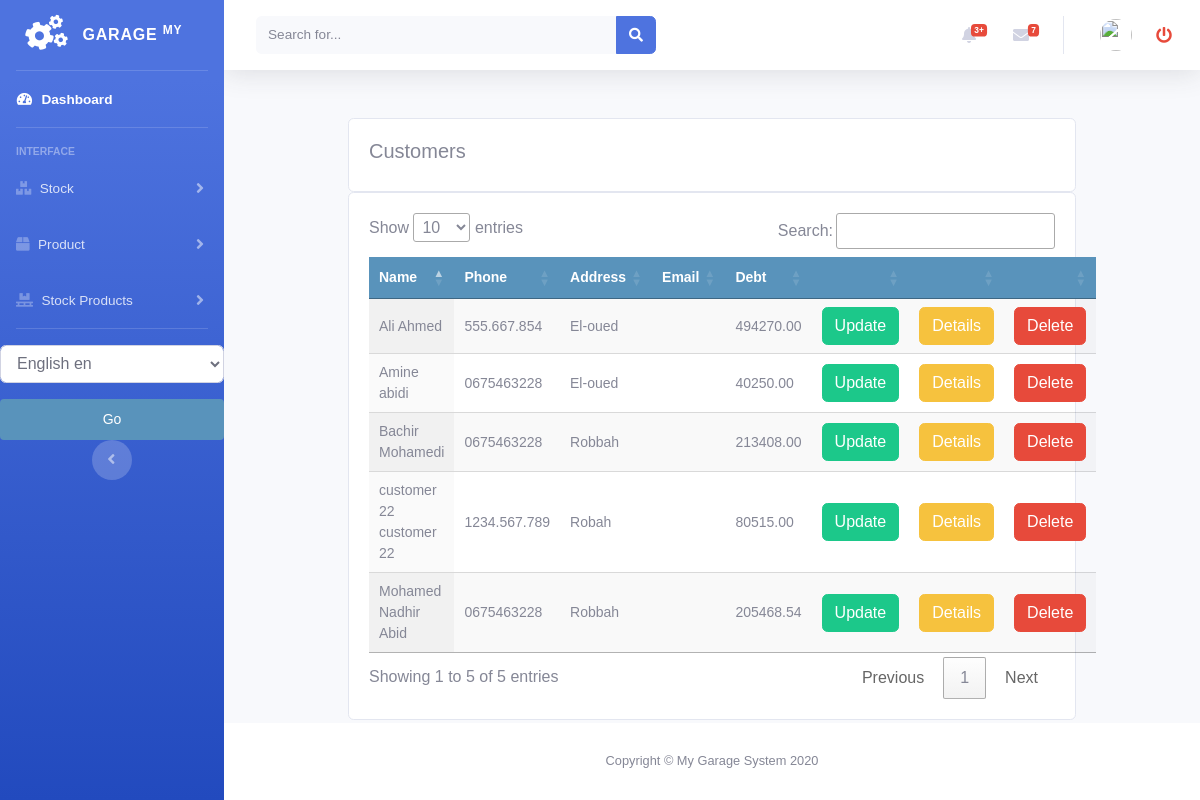
Page /customer/customer_list on the earlier database version.
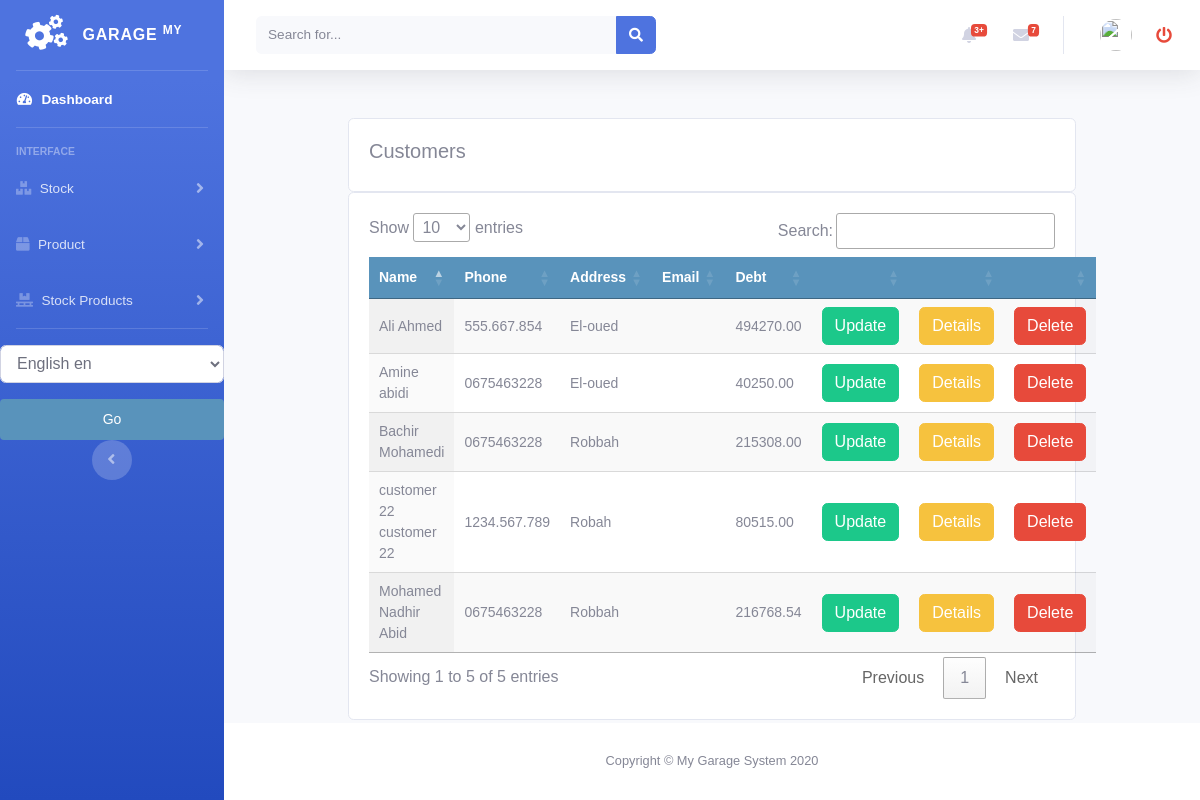
Same page on the later database version.
### customer/models.py (models this page shows, shortened)
class Customer(models.Model):
    firstname = models.CharField(max_length=250, null=True)
    lastname = models.CharField(max_length=250, null=True)
    address = models.CharField(max_length=200, null=True)
    phone = models.CharField(max_length=200, null=True)
    date_created = models.DateTimeField(auto_now_add=True, null=True)
    date_updated = models.DateTimeField(auto_now=True)
    date_joined = models.DateField(null=True)
    enterprise = models.BooleanField(default=False)
    debt = models.DecimalField(max_digits=10, decimal_places=2, null=True, default=0)

### customer/views.py (the view)
# urls.py: path('customer_list', views.customer_list, name='customer_list'),
def customer_list(request):
    customers = Customer.objects.all()
    context = {
        'customers': customers
    }
    return render(request, 'customer/list_customer.html', context)

### accounts/templatetags/erpextra.py (called while the page is built)
@register.filter(name='has_group')
def has_group(user, group_name):
    group = Group.objects.get(name=group_name)
    return True if group in user.groups.all() else False

### customer/templates/customer/list_customer.html (shortened to what this page needs)
{% extends 'home.html' %}
{% load static %}
{% load i18n %}
{% block content %}
<br>
<div class="container">
    <div class="row">
        <div class="col-md">
            <div class="card card-body">
                <h5>{% trans "Customers" %}</h5>
            </div>
            <div class="card card-body">
                <table id="table_id" class="display text-center">
                    <thead>
                    <tr>
                        <th>{% trans "Name" %}</th>
                        <th>{% trans "Phone" %}</th>
                        <th>{% trans "Address" %}</th>
                        <th>{% trans "Email" %}</th>
                        <th>{% trans "Debt" %}</th>
                        <th></th>
                        <th></th>
                        <th></th>
                    </tr>
                    </thead>
                    <tbody>
                    {% for customer in customers %}
                    <tr>
                        <td>
                            {{customer.firstname}} {{customer.lastname}}
                        </td>
                        <td>
                            {{customer.phone}}
                        </td>
                        <td>
                            {{customer.address}}
                        </td>
                        <td>
                        </td>
                        <td>
                            {{customer.debt}}
                        </td>
                        <td>
                            <a class="btn btn-success "
                               href="{% url 'customer:update_customer' customer.id %}">{% trans "Update" %}</a>
                        </td>
                        <td>
                            <a class="btn btn-warning "
                               href="{% url 'customer:customer_detail' customer.id %}">{% trans "Details" %}</a>
                        </td>
                        <td>
                            <a class="btn btn-danger "
                               href="{% url 'customer:delete_customer' customer.id %}">{% trans "Delete" %}</a>
                        </td>
                    </tr>
                    {% endfor %}
                    </tbody>
                </table>
            </div>
        </div>
    </div>
</div>
{% endblock %}
{% block jsscript %}
<link rel="stylesheet" type="text/css" href="https://cdn.datatables.net/1.10.22/css/jquery.dataTables.css">
{% endblock %}

Differences in the rows shown:
changed Customer "Mohamed Nadhir": debt "205468.54" → "216768.54"
changed Customer "Bachir": debt "213408.00" → "215308.00"
